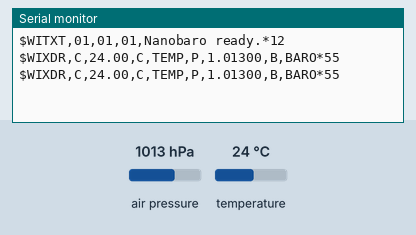
Simulated run of this sketch. Board: Arduino Uno, built with avr-gcc and run on an emulated ATmega328P. On the bench: the last lines printed to the serial monitor. The test bench sets the inputs (shaded band); at power-on: air pressure 1013 hPa, temperature 24 °C.

Above: at 10.8 s.
10.9 s: air pressure set to 975 hPa
At 21.3 s:
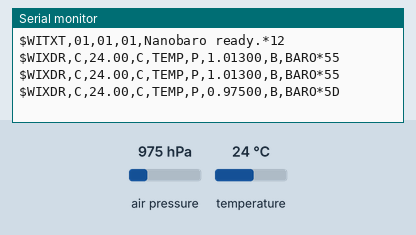
21.6 s: temperature set to 33 °C
At 31.3 s:
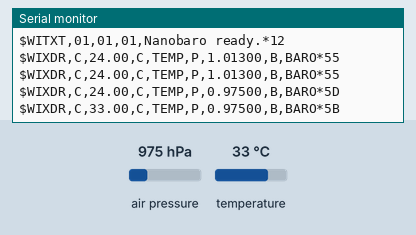
31.6 s: air pressure set to 952 hPa
At 41.3 s:
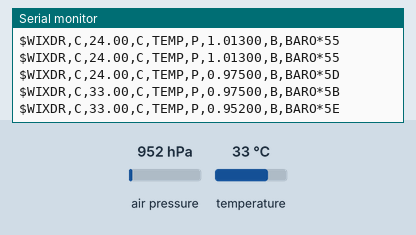
41.6 s: temperature set to 15 °C
At 51.3 s:
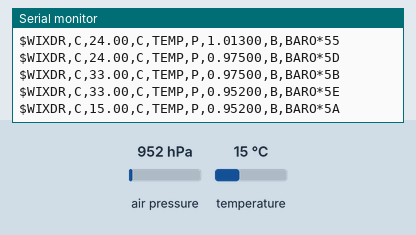
51.6 s: air pressure set to 975 hPa
At 61.6 s:
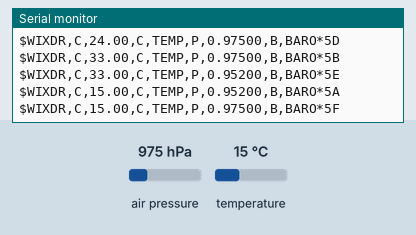

The sketch:

nanobaro.ino
```cpp
#include <SFE_BMP180.h>
#include <Wire.h>

#define NMEA_TALKER_ID "WI" // Weather Instruments
#define NMEA_DELAY 10 // Send data every 10 seconds

// meters above mean sea level
#define ALTITUDE 1
// How many samples to take per iteration
#define PRESS_OVERSAMPLING 3


SFE_BMP180 pressure;

int init_pressure() {
  if (pressure.begin()) return true;
}

void setup() {
  Serial.begin(4800);

  if (init_pressure() != true) {
    nmea_txt("BMP180 init fail");
    exit(1);
  }
  nmea_txt("Nanobaro ready.");
}

int get_temperature(double &temp) {
  int status;

  status = pressure.startTemperature();
  if (status) {
    // Wait for the measurement to complete:
    delay(status); // Typically 5ms
    status = pressure.getTemperature(temp);
    if (status) return true;
  }
  return false;
}

int get_pressure(double &press, double &temp) {
  int status;

  status = pressure.startPressure(PRESS_OVERSAMPLING);
  if (status) {
    // Wait for the measurement to complete:
    delay(status); // Typically 26 at oversampling 3 in startPressure
    status = pressure.getPressure(press, temp);
    if (status) return true;
  }
  return false;
}

const byte buff_len = 90;
char CRCbuffer[buff_len];

byte nmea_crc(String msg) {
  // NMEA CRC: XOR each byte with previous for all chars between '$' and '*'
  char c;
  int i;
  byte crc = 0;
  for (i = 0; i < buff_len; i++){
    crc ^= msg.charAt(i);  // XOR
  }
  return crc;
}

void nmea_send(String sentence, String params) {
  String msg = String(NMEA_TALKER_ID) + sentence + params;

  msg.toCharArray(CRCbuffer, sizeof(CRCbuffer)); // put complete string into CRCbuffer
  int crc = nmea_crc(CRCbuffer);

  if (crc < 16) msg += "0"; // pad with leading 0
  String hexcrc = String(crc, HEX);
  hexcrc.toUpperCase();
  Serial.println("$" + msg + "*" + hexcrc);
}

void nmea_txt(String text) {
  nmea_send("TXT", ",01,01,01," + text);
}

String s;
double temp, press, seapress;

void loop() {
  if (!get_temperature(temp)) {
    nmea_txt("Temperature read failure");
    temp = -1000.0;
  }

  if (temp > -1000.0) {
    if (get_pressure(press, temp)) {
      seapress = pressure.sealevel(press, ALTITUDE);
      s = "";
      s = ",C," + String(temp)  + ",C,TEMP";
      s += ",P," + String(press / 1000.0, 5) + ",B,BARO"; // OpenCPN doesn't seem to grok Pascal (unit "P"), only Bar ("B")
      nmea_send("XDR", s);
      // These NMEA 0183 sentences are deprecated:
      //nmea_send("MTA", "," + String(temp) + ",C");
      //nmea_send("MMB", ",0.0,I,1.5,B");
    } else {
      nmea_txt("Pressure read failure");
      seapress = 0.0;
    }
  }

  delay(NMEA_DELAY*1000);
}
```

Measured:
- after the input at 10.9 s, the serial monitor: prints a new line after 9.2 s (image 1)
- after the input at 21.6 s, the serial monitor: prints a new line after 8.5 s (image 2)
- after the input at 31.6 s, the serial monitor: prints a new line after 8.6 s (image 3)
- after the input at 41.6 s, the serial monitor: prints a new line after 8.6 s (image 4)
- after the input at 51.6 s, the serial monitor: prints a new line after 8.6 s (image 5)
